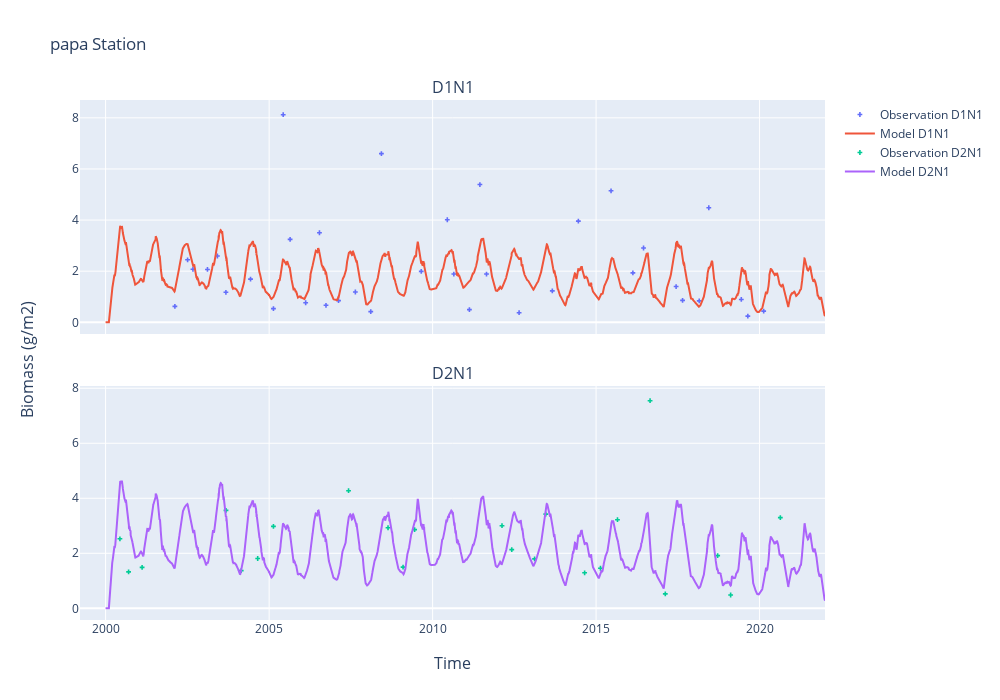

Here is the notebook cell this chart was saved with:
### Markdown cell above
## PAPA

### Code cell
biomass_papa_plot_day = clean_series(
    biomass_print.sel(latitude=latitude_papa, longitude=longitude_papa, functional_group=0)
)
biomass_papa_plot_night = clean_series(
    biomass_print.sel(latitude=latitude_papa, longitude=longitude_papa).sum("functional_group", keep_attrs=True)
)

obs_papa_plot_day = clean_series(obs_papa.observation.day.isel(latitude=0, longitude=0, layer=0))

obs_papa_plot_night = clean_series(obs_papa.observation.night.pint.quantify().isel(latitude=0, longitude=0, layer=0))


plot_comparison_to_station(
    obs_papa_plot_day, biomass_papa_plot_day, obs_papa_plot_night, biomass_papa_plot_night, "papa", obs_as_marker=True
)

### Figure 1 — Plotly figure (JSON) as saved in the notebook; plotly's stock layout.template omitted (floating-point values rounded to 4 significant figures; data arrays with more than 128 entries replaced by an {"elided": "..."} marker saying what was removed)
{"data": [{"marker": {"size": 4, "symbol": "cross"}, "mode": "markers", "name": "Observation D1N1", "type": "scatter", "x": ["2002-02-13T00:00:00", "2002-07-05T00:00:00", "2002-09-03T00:00:00", "2003-02-12T00:00:00", "2003-06-03T00:00:00", "2003-09-06T00:00:00", "2004-06-07T00:00:00", "2005-02-18T00:00:00", "2005-06-07T00:00:00", "2005-08-23T00:00:00", "2006-02-13T00:00:00", "2006-07-17T00:00:00", "2006-09-28T00:00:00", "2007-02-15T00:00:00", "2007-08-22T00:00:00", "2008-02-10T00:00:00", "2008-06-08T00:00:00", "2009-08-27T00:00:00", "2010-06-14T00:00:00", "2010-08-26T00:00:00", "2011-02-16T00:00:00", "2011-06-13T00:00:00", "2011-08-26T00:00:00", "2012-08-24T00:00:00", "2013-08-30T00:00:00", "2014-06-17T00:00:00", "2015-06-17T00:00:00", "2016-02-16T00:00:00", "2016-06-14T00:00:00", "2017-06-13T00:00:00", "2017-08-24T00:00:00", "2018-02-26T00:00:00", "2018-06-13T00:00:00", "2019-06-11T00:00:00", "2019-08-23T00:00:00", "2020-02-16T00:00:00"], "xaxis": "x", "y": [0.6239, 2.446, 2.076, 2.068, 2.594, 1.174, 1.689, 0.5354, 8.122, 3.245, 0.7652, 3.504, 0.6661, 0.8472, 1.185, 0.4169, 6.601, 1.992, 4.012, 1.888, 0.495, 5.389, 1.888, 0.3758, 1.229, 3.957, 5.144, 1.935, 2.907, 1.399, 0.8593, 0.837, 4.481, 0.8937, 0.2415, 0.4368], "yaxis": "y"}, {"name": "Model D1N1", "type": "scatter", "x": {"elided": "8037 str values"}, "xaxis": "x", "y": {"elided": "8037 float values"}, "yaxis": "y"}, {"marker": {"size": 4, "symbol": "cross"}, "mode": "markers", "name": "Observation D2N1", "type": "scatter", "x": ["2000-06-09T00:00:00", "2000-09-14T00:00:00", "2001-02-12T00:00:00", "2003-09-07T00:00:00", "2004-02-24T00:00:00", "2004-08-26T00:00:00", "2005-02-18T00:00:00", "2007-06-07T00:00:00", "2008-08-21T00:00:00", "2009-02-05T00:00:00", "2009-06-14T00:00:00", "2012-02-15T00:00:00", "2012-06-03T00:00:00", "2013-02-13T00:00:00", "2013-06-18T00:00:00", "2014-08-26T00:00:00", "2015-02-19T00:00:00", "2015-08-28T00:00:00", "2016-08-26T00:00:00", "2017-02-12T00:00:00", "2018-09-20T00:00:00", "2019-02-12T00:00:00", "2020-08-20T00:00:00"], "xaxis": "x2", "y": [2.527, 1.323, 1.49, 3.56, 1.37, 1.811, 2.978, 4.276, 2.928, 1.499, 2.862, 3.003, 2.132, 1.797, 3.422, 1.291, 1.456, 3.221, 7.548, 0.5249, 1.914, 0.4838, 3.298], "yaxis": "y2"}, {"name": "Model D2N1", "type": "scatter", "x": {"elided": "8037 str values"}, "xaxis": "x2", "y": {"elided": "8037 float values"}, "yaxis": "y2"}], "layout": {"annotations": [{"font": {"size": 16}, "showarrow": false, "text": "D1N1", "x": 0.5, "xanchor": "center", "xref": "paper", "y": 1, "yanchor": "bottom", "yref": "paper"}, {"font": {"size": 16}, "showarrow": false, "text": "D2N1", "x": 0.5, "xanchor": "center", "xref": "paper", "y": 0.45, "yanchor": "bottom", "yref": "paper"}, {"font": {"size": 16}, "showarrow": false, "text": "Time", "x": 0.5, "xanchor": "center", "xref": "paper", "y": 0, "yanchor": "top", "yref": "paper", "yshift": -30}, {"font": {"size": 16}, "showarrow": false, "text": "Biomass (g/m2)", "textangle": -90, "x": 0, "xanchor": "right", "xref": "paper", "xshift": -40, "y": 0.5, "yanchor": "middle", "yref": "paper"}], "height": 700, "title": {"text": "papa Station"}, "width": 1000, "xaxis": {"anchor": "y", "domain": [0, 1], "matches": "x2", "showticklabels": false}, "xaxis2": {"anchor": "y2", "domain": [0, 1]}, "yaxis": {"anchor": "x", "domain": [0.55, 1]}, "yaxis2": {"anchor": "x2", "domain": [0, 0.45]}}}
